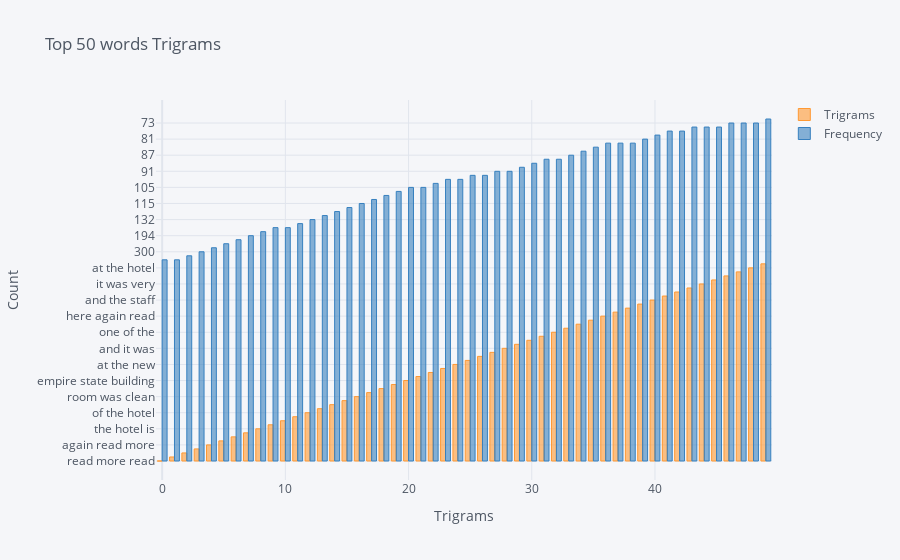

The notebook cell saved with this chart:
### Code cell
df2 = pd.DataFrame(wordsss, columns = ['Trigrams','Frequency'])
df2.iplot(kind = 'bar', xTitle = 'Trigrams', yTitle = 'Count', title = 'Top 50 words Trigrams')
df2 = df2.set_index('Trigrams')

### Figure 1 — Plotly figure (JSON) as saved in the notebook; plotly's stock layout.template omitted (floating-point values rounded to 4 significant figures)
{"data": [{"marker": {"color": "rgba(255, 153, 51, 0.6)", "line": {"color": "rgba(255, 153, 51, 1.0)", "width": 1}}, "name": "Trigrams", "orientation": "v", "text": "", "type": "bar", "x": [0, 1, 2, 3, 4, 5, 6, 7, 8, 9, 10, 11, 12, 13, 14, 15, 16, 17, 18, 19, 20, 21, 22, 23, 24, 25, 26, 27, 28, 29, 30, 31, 32, 33, 34, 35, 36, 37, 38, 39, 40, 41, 42, 43, 44, 45, 46, 47, 48, 49], "y": ["read more read", "more read less", "the room was", "the front desk", "again read more", "the staff was", "the new yorker", "in the room", "the hotel is", "the hotel was", "the rooms are", "stay here again", "of the hotel", "to disney springs", "hotel read more", "friendly and helpful", "room was clean", "staff was very", "we had to", "room read more", "empire state building", "was clean and", "walking distance to", "was very nice", "at the new", "madison square garden", "our room was", "very clean and", "and it was", "this hotel is", "room was very", "there was no", "one of the", "stay read more", "the rooms were", "for the price", "here again read", "at the front", "place to stay", "check in was", "and the staff", "at this hotel", "clean read more", "staff read more", "it was very", "the location is", "very friendly and", "within walking distance", "at the hotel", "the staff were"]}, {"marker": {"color": "rgba(55, 128, 191, 0.6)", "line": {"color": "rgba(55, 128, 191, 1.0)", "width": 1}}, "name": "Frequency", "orientation": "v", "text": "", "type": "bar", "x": [0, 1, 2, 3, 4, 5, 6, 7, 8, 9, 10, 11, 12, 13, 14, 15, 16, 17, 18, 19, 20, 21, 22, 23, 24, 25, 26, 27, 28, 29, 30, 31, 32, 33, 34, 35, 36, 37, 38, 39, 40, 41, 42, 43, 44, 45, 46, 47, 48, 49], "y": [5306, 5306, 410, 300, 236, 220, 205, 194, 169, 145, 145, 134, 132, 131, 120, 117, 115, 114, 107, 106, 105, 105, 103, 96, 96, 92, 92, 91, 91, 90, 89, 88, 88, 87, 85, 84, 83, 83, 83, 81, 80, 76, 76, 74, 74, 74, 73, 73, 73, 70]}], "layout": {"legend": {"bgcolor": "#F5F6F9", "font": {"color": "#4D5663"}}, "paper_bgcolor": "#F5F6F9", "plot_bgcolor": "#F5F6F9", "title": {"font": {"color": "#4D5663"}, "text": "Top 50 words Trigrams"}, "xaxis": {"gridcolor": "#E1E5ED", "showgrid": true, "tickfont": {"color": "#4D5663"}, "title": {"font": {"color": "#4D5663"}, "text": "Trigrams"}, "zerolinecolor": "#E1E5ED"}, "yaxis": {"gridcolor": "#E1E5ED", "showgrid": true, "tickfont": {"color": "#4D5663"}, "title": {"font": {"color": "#4D5663"}, "text": "Count"}, "zerolinecolor": "#E1E5ED"}}}
